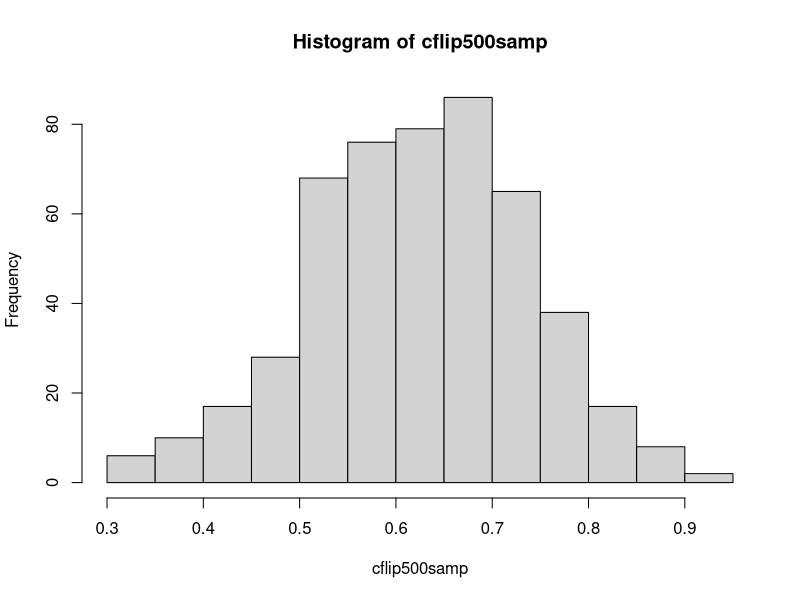
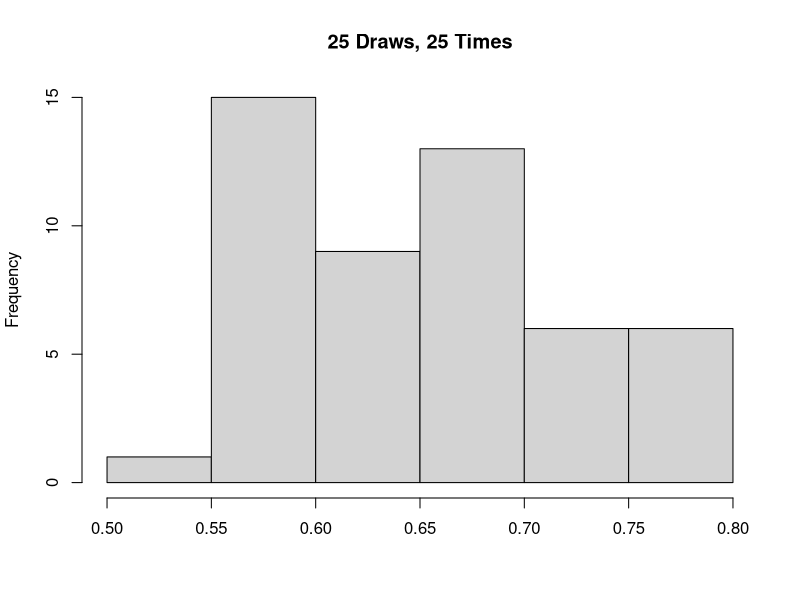
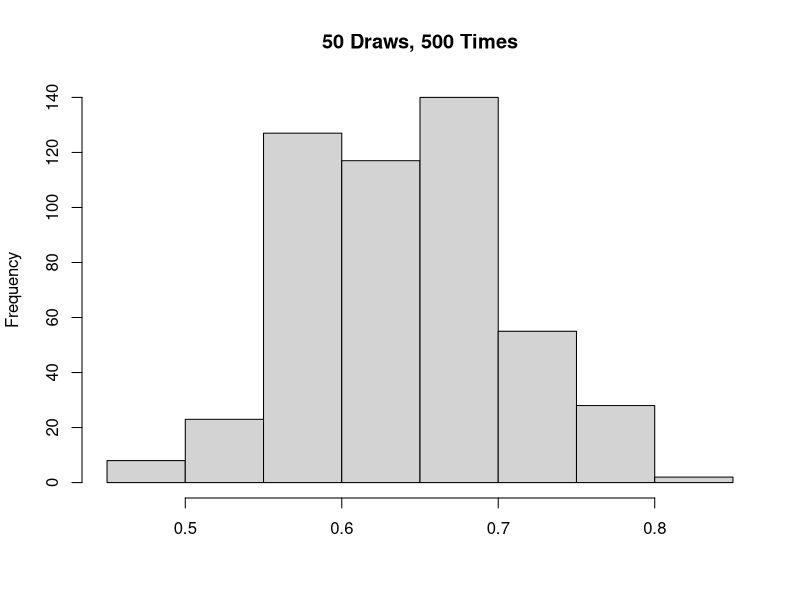
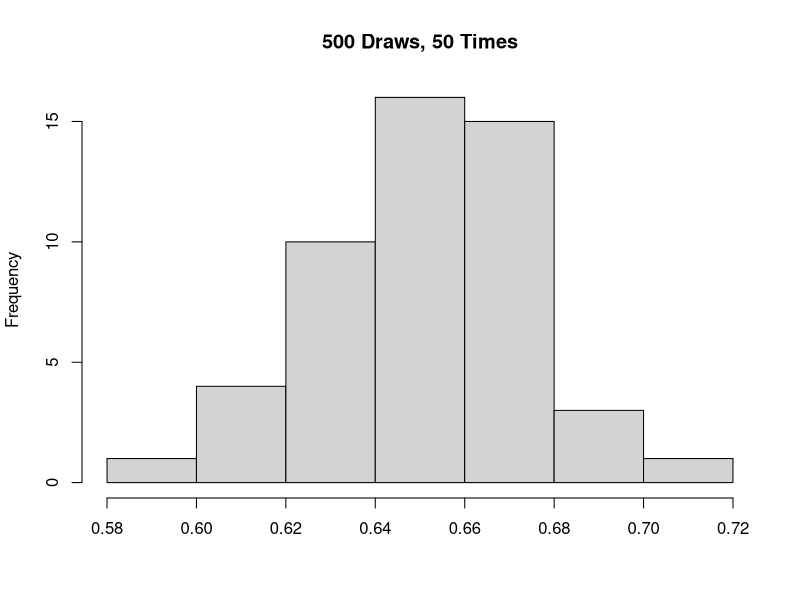
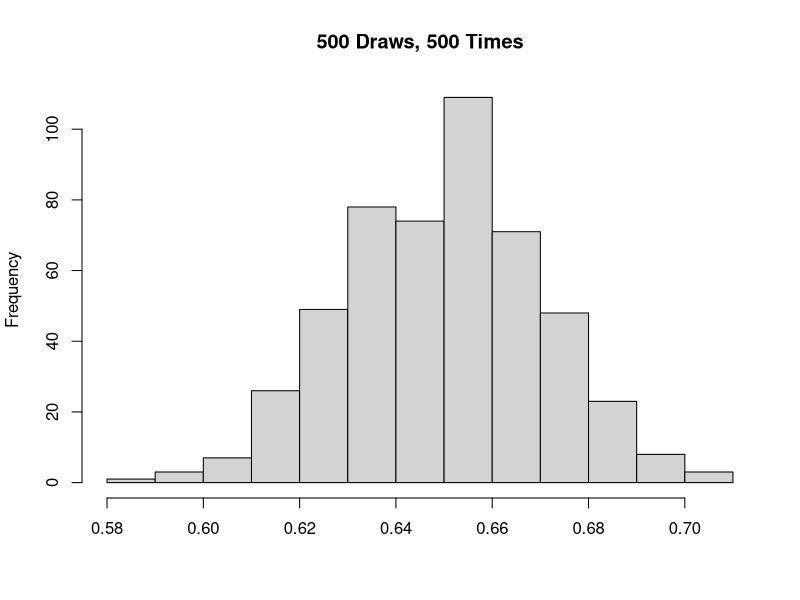

Here is the R script that generated these plots, in order:
## ---- chunk 1
#Probability of less than 19 bashings
lower.pval <- pnorm(q=19,mean=35,sd=8,lower.tail=TRUE);lower.pval

#Probability of more than 40 bashings
upper.pval <- pnorm(q=40,mean=35,sd=8,lower.tail=FALSE);upper.pval

#Sum of these two probabilities
total.pval <- lower.pval + upper.pval; total.pval

#Probability of less than 19 or more than 40 bashings:
round(total.pval,3)
## ---- chunk 2
#Sum of probabilities for Day 7, 8, 9, 10
event.A <- 0.37 + 0.20 + 0.13 + 0.03; print(event.A)
## ---- chunk 3
#Sum of probabilities for Day 5, 6, 7
event.B <- 0.06 + 0.21 + 0.37; print(event.B)
## ---- chunk 4
#The following formula measures the probability for all events minus event A, or all events that fall outside of event A.
1 - event.A
## ---- chunk 5
#Probability of first time entrant finishing race
#p(0.68)

#Probability of repeat racers finishing race
#p(0.87)

#Probability of being both
round(0.68 * 0.87, 2)
## ---- chunk 6
round(0.64 * 0.87 + 0.36 * 0.68,2)
## ---- chunk 7
#p(Repeat) + p(Finish) - p(Finish + Repeat)
sum(0.64 + 0.80 - 0.56)
## ---- chunk 8
#% of Students signed up for art x % of students signed up for Chess Club
.35*.20
## ---- chunk 9
#% Signed up for Chess Club
#40%

#Probability that a randomly selected student signed up for both
.35*.20

#If we know that 7% probability that signed up for both and we know that 40% of students are signed up for chess club, so probability of chess club member being in art as well
7/40
## ---- chunk 10
#% signed up for art + % signed up for chess - % signed up for both
0.35 + 0.40 - 0.07
## ---- chunk 11
#The two probabilities in this scenario are unconditional. We solve for the probability of being absent by the # of unvaccinated students.
0.08 * 84
## ---- chunk 12
#Formula will be pnorm(greater than value, mean, standard deviation)
#We are looking for greater than, so we lower tail = false
pnorm(210,180,25,lower.tail=FALSE)
## ---- chunk 13
#Formula will be pnorm(less than value, mean, standard deviation)
#We are looking for greater than, so we lower tail = true
pnorm(182,180,25,lower.tail=TRUE)
## ---- chunk 14
#We use the same type of formulas or above, then subtract them from one and then each other.
1- pnorm(160,180,25,lower.tail=TRUE) - pnorm(192,180,25,lower.tail=FALSE)
## ---- chunk 15
#To calculate the probability that x is less than or equal to 0, we add the probabilities from the table that are associated with all negative and 0 values.

0.15+0.15+0.35
## ---- chunk 16
#To calculate the probability that x is greater than or equal to -1, we add the probabilities from the table that are above -1.

0.35+0.25+0.10
## ---- chunk 17
#To calculate the probability that x is greater than or equal to -1 AND less than or equal to 1, we add the probabilities above and below those limits that are present in the table above:

0.15 + 0.35 + 0.25
## ---- chunk 18
#To calculate the probability that x is less than 2, we take a certain probability (100% or 1) and subtract the probability of 2 from the table above:

1-0.10
## ---- chunk 19
#To calculate the probability that x is greater than -1 and less than 2, we add the probability associated with 0 and 1 on the table above:

0.25 + 0.35
## ---- chunk 20
cflip=rbinom(20,1,.55)
## ---- chunk 21
cflipsamp=sample(cflip,20,replace=T)
## ---- chunk 22
cflip500samp = replicate(500,mean(sample(cflip,20,replace=T)))
## ---- chunk 23
hist(cflip500samp)
## ---- chunk 24
#Create a histogram of 50 draws, done 50 times (samples)
hist(replicate(50,mean(sample(cflip,50,replace=T))),main='25 Draws, 25 Times',xlab='')
## ---- chunk 25
#Create a histogram of 50 draws, done 500 times (samples)
hist(replicate(500,mean(sample(cflip,50,replace=T))),main='50 Draws, 500 Times',xlab='')
## ---- chunk 26
#Create a histogram of 500 draws, done 50 times (samples)
hist(replicate(50,mean(sample(cflip,500,replace=T))),main='500 Draws, 50 Times',xlab='')
## ---- chunk 27
#Create a histogram of 500 draws, done 500 times (samples)
hist(replicate(500,mean(sample(cflip,500,replace=T))),main='500 Draws, 500 Times',xlab='')
## ---- chunk 28
sessionInfo()
